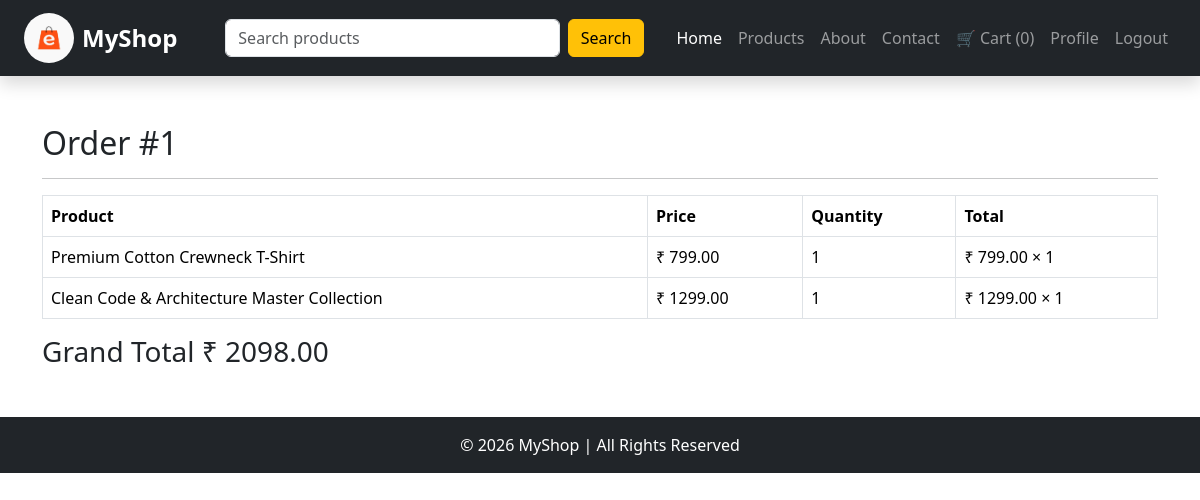
Page /order-detail/1/ (signed in) on the committed database.
### storeapp/models.py (models this page shows, shortened)
class Order(models.Model):
    STATUS = (
        ('Pending', 'Pending'),
        ('Confirmed', 'Confirmed'),
        ('Shipped', 'Shipped'),
        ('Delivered', 'Delivered'),
        ('Cancelled', 'Cancelled'),
    )
    customer = models.ForeignKey(
        Customer,
        on_delete=models.CASCADE
    )
    total_amount = models.DecimalField(
        max_digits=10,
        decimal_places=2,
        default=0
    )
    status = models.CharField(
        max_length=20,
        choices=STATUS,
        default='Pending'
    )
    created_at = models.DateTimeField(
        auto_now_add=True
    )

class OrderItem(models.Model):
    order = models.ForeignKey(
        Order,
        on_delete=models.CASCADE
    )
    product = models.ForeignKey(
        Product,
        on_delete=models.CASCADE
    )
    quantity = models.PositiveIntegerField()
    price = models.DecimalField(
        max_digits=10,
        decimal_places=2
    )

class Product(models.Model):
    category = models.ForeignKey(
        Category,
        on_delete=models.CASCADE
    )
    name = models.CharField(max_length=200)
    description = models.TextField()
    specifications = models.TextField(blank=True)
    price = models.DecimalField(
        max_digits=10,
        decimal_places=2
    )
    stock = models.IntegerField()
    image = models.ImageField(
        upload_to='products/'
    )
    is_available = models.BooleanField(
        default=True
    )

### storeapp/views.py (the view)
# urls.py: path('order-detail/<int:id>/', views.order_detail, name='order_detail'),
@login_required
def order_detail(request, id):
    order = Order.objects.get(
        id=id,
        customer__user=request.user
    )
    items = OrderItem.objects.filter(
        order=order
    )
    return render(
        request,
        "order_detail.html",
        {
            "order": order,
            "items": items
        }
    )

### storeapp/context_processors.py (called while the page is built)
def cart_count(request):
    cart = request.session.get('cart', {})
    count = sum(cart.values())
    return {
        'cart_count': count
    }

### storeapp/templates/order_detail.html
{% extends 'base.html' %}
{% block content %}
<div class="container mt-5">
<h2>
Order #{{ order.id }}
</h2>
<hr>
<table class="table table-bordered">
<tr>
<th>Product</th>
<th>Price</th>
<th>Quantity</th>
<th>Total</th>
</tr>
{% for item in items %}
<tr>
<td>
{{ item.product.name }}
</td>
<td>
₹ {{ item.price }}
</td>
<td>
{{ item.quantity }}
</td>
<td>
₹ {{ item.price|floatformat:2 }}
× {{ item.quantity }}
</td>
</tr>
{% endfor %}
</table>
<h3>
Grand Total
₹ {{ order.total_amount }}
</h3>
</div>
{% endblock %}

### rows in the picture
Order: id "1", total_amount "2098.00"
OrderItem: product.name "Premium Cotton Crewneck T-Shirt", price "799.00", quantity "1"
OrderItem: product.name "Clean Code & Architecture Master Collection", price "1299.00", quantity "1"

### other values in the picture
{{ cart_count }} "0"
